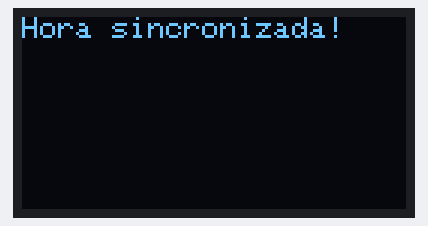
Recording of a sketch running on a simulated Seeed XIAO ESP32-S3. On the bench: 128×64 one-colour display. WiFi joins after 1.5 s; servers stay silent unless stated; the local clock reads 2024-03-15 10:24:30 at power-on unless the sketch sets it; EEPROM starts erased; what the sketch prints to the serial monitor is not drawn.

Above: at 4.6 s.
At 6.6 s:
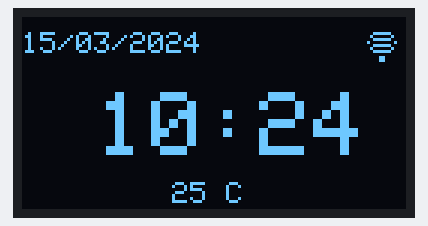
At 30.2 s:
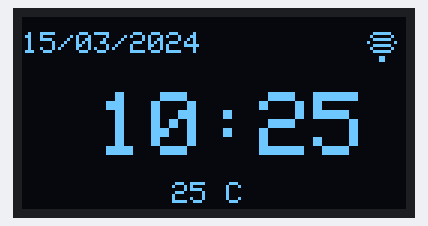

Measured:
- what the display in image 0 shows lasts 2.0 s, from 4.6 s to 6.6 s
- what the display in image 1 shows lasts 23.6 s, from 6.6 s to 30.2 s

The sketch:

v2.ino
```cpp
#include <Wire.h>
#include <Adafruit_GFX.h>
#include <Adafruit_SSD1306.h>
#include <WiFi.h>
#include <WebServer.h>
#include <time.h>
#include <EEPROM.h>

#define SCREEN_WIDTH 128
#define SCREEN_HEIGHT 64

// Pinos I2C do XIAO ESP32-S3
#define SDA_PIN 5
#define SCL_PIN 6

// EEPROM
#define EEPROM_SIZE 512
#define SSID_ADDR 0
#define SSID_SIZE 32
#define PASSWORD_ADDR 32
#define PASSWORD_SIZE 64

// WiFi
char ssid[SSID_SIZE] = "";
char password[PASSWORD_SIZE] = "";
const char* apSSID = "ESP32-Config";
const char* apPassword = "12345678";

// NTP
const char* ntpServer = "pool.ntp.org";

// Web Server
WebServer server(80);

Adafruit_SSD1306 display(SCREEN_WIDTH, SCREEN_HEIGHT, &Wire, -1);

void initDisplay() {
  Wire.begin(SDA_PIN, SCL_PIN);

  if(!display.begin(SSD1306_SWITCHCAPVCC, 0x3C)) {
    Serial.println(F("Falha na inicialização do SSD1306"));
    for(;;);
  }

  delay(2000);
  display.clearDisplay();
  display.setTextColor(SSD1306_WHITE);
}

void displayDate(String date) {
  display.setTextSize(1);
  display.setCursor(0, 5);
  display.println(date);
}

void displayHour(String hour) {
  display.setTextSize(3);
  display.setCursor(25, 25);
  display.println(hour);
}

void displayTemp(String temperature) {
  display.setTextSize(1);
  display.setCursor(50, 55);
  display.println(temperature);
}

void displayWifi(int x, int y) {
  // Símbolo de WiFi pixelizado 10x10 pixeis
  display.fillRect(x + 2, y, 6, 1, SSD1306_WHITE);
  display.fillRect(x + 1, y + 1, 1, 1, SSD1306_WHITE);
  display.fillRect(x + 8, y + 1, 1, 1, SSD1306_WHITE);
  display.fillRect(x + 2, y + 2, 6, 1, SSD1306_WHITE);
  display.fillRect(x, y + 3, 1, 1, SSD1306_WHITE);
  display.fillRect(x + 9, y + 3, 1, 1, SSD1306_WHITE);
  display.fillRect(x + 2, y + 4, 6, 1, SSD1306_WHITE);
  display.fillRect(x + 1, y + 5, 1, 1, SSD1306_WHITE);
  display.fillRect(x + 8, y + 5, 1, 1, SSD1306_WHITE);
  display.fillRect(x + 2, y + 6, 6, 1, SSD1306_WHITE);
  display.fillRect(x + 4, y + 8, 2, 2, SSD1306_WHITE);
}

void updateDisplay() {
  display.display();
}

void clearDisplayScreen() {
  display.clearDisplay();
}

String getFormattedDate() {
  time_t now = time(nullptr);
  struct tm* timeinfo = localtime(&now);

  char buffer[11];
  strftime(buffer, sizeof(buffer), "%d/%m/%Y", timeinfo);
  return String(buffer);
}

String getFormattedTime() {
  time_t now = time(nullptr);
  struct tm* timeinfo = localtime(&now);

  char buffer[6];
  strftime(buffer, sizeof(buffer), "%H:%M", timeinfo);
  return String(buffer);
}

void loadCredentials() {
  EEPROM.readBytes(SSID_ADDR, (uint8_t*) ssid, SSID_SIZE);
  EEPROM.readBytes(PASSWORD_ADDR, (uint8_t*) password, PASSWORD_SIZE);
}

void saveCredentials() {
  EEPROM.writeBytes(SSID_ADDR, (uint8_t*) ssid, SSID_SIZE);
  EEPROM.writeBytes(PASSWORD_ADDR, (uint8_t*) password, PASSWORD_SIZE);
  EEPROM.commit();
}

void handleRoot() {
  String html = R"(
    <!DOCTYPE html>
    <html>
    <head>
      <meta charset="utf-8">
      <meta name="viewport" content="width=device-width, initial-scale=1">
      <title>Configuração WiFi</title>
      <style>
        body { font-family: Arial; text-align: center; padding: 20px; background: #f0f0f0; }
        .container { background: white; border-radius: 10px; padding: 30px; max-width: 500px; margin: 0 auto; box-shadow: 0 2px 10px rgba(0,0,0,0.1); }
        h1 { color: #333; }
        input { width: 100%; padding: 10px; margin: 10px 0; border: 1px solid #ddd; border-radius: 5px; box-sizing: border-box; font-size: 16px; }
        button { width: 100%; padding: 12px; background: #007bff; color: white; border: none; border-radius: 5px; cursor: pointer; font-size: 16px; font-weight: bold; }
        button:hover { background: #0056b3; }
        .info { color: #666; margin-top: 20px; font-size: 14px; }
      </style>
    </head>
    <body>
      <div class="container">
        <h1>⚙️ Configuração WiFi</h1>
        <form action="/config" method="POST">
          <label>SSID (Nome da Rede):</label>
          <input type="text" name="ssid" required placeholder="Nome da rede WiFi">

          <label>Password (Senha):</label>
          <input type="password" name="password" required placeholder="Senha da rede WiFi">

          <button type="submit">Guardar e Conectar</button>
        </form>
        <div class="info">
          <p>Após submeter, o dispositivo tentará conectar à rede WiFi</p>
        </div>
      </div>
    </body>
    </html>
  )";
  server.send(200, "text/html", html);
}

void handleConfig() {
  if (server.method() == HTTP_POST) {
    if (server.hasArg("ssid") && server.hasArg("password")) {
      String newSSID = server.arg("ssid");
      String newPassword = server.arg("password");

      // Limpa arrays
      memset(ssid, 0, SSID_SIZE);
      memset(password, 0, PASSWORD_SIZE);

      // Copia novos valores
      newSSID.toCharArray(ssid, SSID_SIZE);
      newPassword.toCharArray(password, PASSWORD_SIZE);

      // Guarda
      saveCredentials();

      String response = R"(
        <!DOCTYPE html>
        <html>
        <head>
          <meta charset="utf-8">
          <title>Sucesso</title>
          <style>
            body { font-family: Arial; text-align: center; padding: 50px; background: #f0f0f0; }
            .container { background: white; border-radius: 10px; padding: 30px; max-width: 500px; margin: 0 auto; }
            .success { color: green; font-size: 24px; }
          </style>
        </head>
        <body>
          <div class="container">
            <div class="success">✓ Credenciais guardadas!</div>
            <p>O dispositivo vai reiniciar e conectar à rede...</p>
          </div>
        </body>
        </html>
      )";

      server.send(200, "text/html", response);
      delay(1000);
      ESP.restart();
    }
  }
}

void startAPMode() {
  Serial.println("Iniciando Modo Access Point...");

  clearDisplayScreen();
  display.setTextSize(2);
  display.setCursor(5, 10);
  display.println("AP Mode");
  display.setTextSize(1);
  display.setCursor(0, 40);
  display.println("WiFi: ESP32-Config");
  display.setCursor(0, 50);
  display.println("Pass: 12345678");
  updateDisplay();

  WiFi.mode(WIFI_AP);
  WiFi.softAP(apSSID, apPassword);

  IPAddress IP = WiFi.softAPIP();
  Serial.print("AP IP: ");
  Serial.println(IP);

  server.on("/", handleRoot);
  server.on("/config", handleConfig);
  server.begin();

  // Aguarda até 5 minutos por configuração
  unsigned long startTime = millis();
  while (millis() - startTime < 300000) {
    server.handleClient();
    delay(100);
  }

  server.stop();
  WiFi.mode(WIFI_STA);
}

void initWiFi() {
  if (strlen(ssid) == 0 || strlen(password) == 0) {
    startAPMode();
  }

  Serial.print("Conectando ao WiFi: ");
  Serial.println(ssid);

  WiFi.mode(WIFI_STA);
  WiFi.begin(ssid, password);

  int attempts = 0;
  while (WiFi.status() != WL_CONNECTED && attempts < 20) {
    delay(500);
    Serial.print(".");
    attempts++;
  }

  if (WiFi.status() == WL_CONNECTED) {
    Serial.println("\nWiFi conectado!");
    Serial.print("IP: ");
    Serial.println(WiFi.localIP());
  } else {
    Serial.println("\nFalha na conexão WiFi");
    startAPMode();
  }
}

void initNTP() {
  configTime(0, 0, ntpServer);
  setenv("TZ", "WET0WEST,M3.5.0/1,M10.5.0", 1);
  tzset();

  Serial.println("Sincronizando hora com NTP...");
  time_t now = time(nullptr);
  int attempts = 0;

  while (now < 24 * 3600 && attempts < 20) {
    delay(500);
    Serial.print(".");
    now = time(nullptr);
    attempts++;
  }

  Serial.println();
  Serial.println("Hora sincronizada!");
}

void setup() {
  Serial.begin(115200);
  delay(1000);

  EEPROM.begin(EEPROM_SIZE);
  initDisplay();
  loadCredentials();

  initWiFi();
  initNTP();

  clearDisplayScreen();
  display.setTextSize(1);
  display.setCursor(0, 0);
  display.println("Hora sincronizada!");
  display.display();
  delay(2000);
}

void loop() {
  clearDisplayScreen();

  String date = getFormattedDate();
  String time = getFormattedTime();
  String temp = "25 C";

  displayDate(date);
  displayHour(time);
  displayTemp(temp);
  displayWifi(115, 5);

  updateDisplay();

  delay(1000);
}
```
